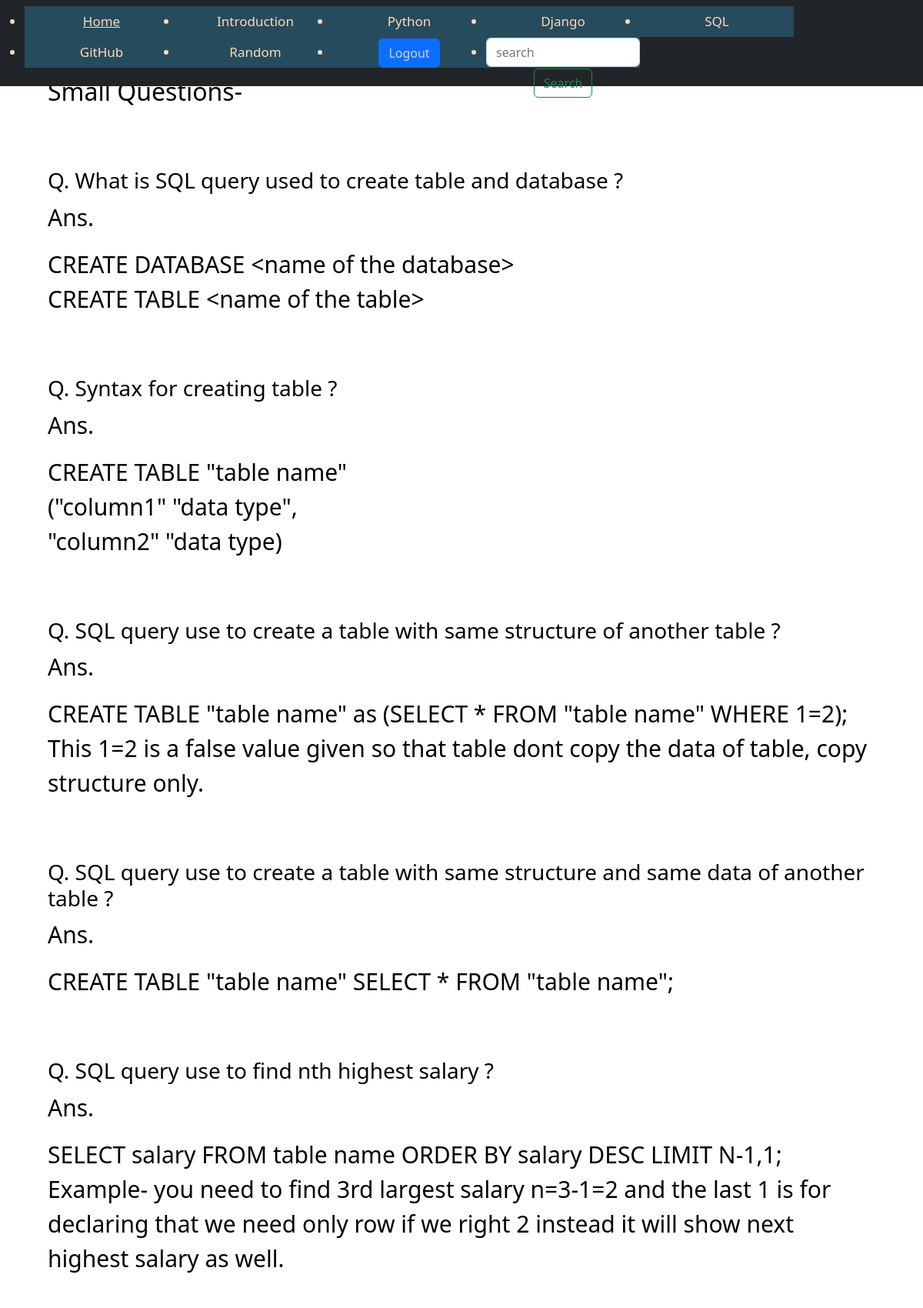
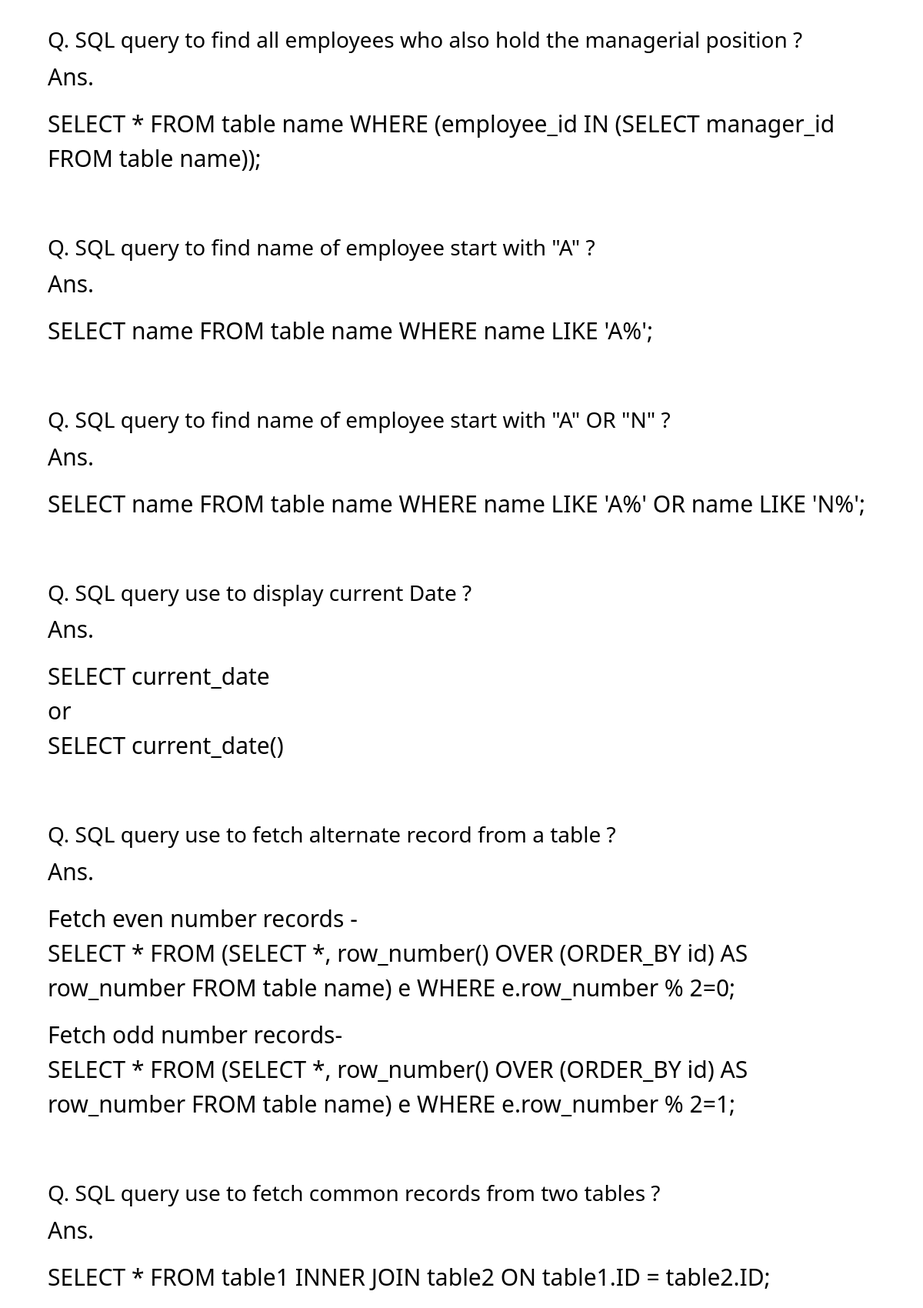
/small_sql_questions/ (upper part), run on the app's committed database (2 pictures, top to bottom).
### main/models.py (models this page shows)
class SQLquestions(models.Model):
    interview_question_type = models.ForeignKey(InterviewQuestionType, on_delete=models.CASCADE)
    question = models.TextField(max_length=255, blank=True)
    img = models.ImageField(upload_to="productImages", blank=True)
    answer = models.TextField(blank=True)

### main/views.py (the view)
# urls.py: path('small_sql_questions/', small_sql_questions, name="small_sql_questions"),
def small_sql_questions(request):
    questions = SQLquestions.objects.filter(interview_question_type__type__icontains="SQL Small Questions")
    return render(request, 'main/sql_small_questions.html', {"questions": questions})

### main/templates/main/sql_small_questions.html (shortened to what this page needs)
<!doctype html>
<html lang="en">
<head>
</head>
<body>
{% include 'main/nav.html' %}
 <div class="container">
  <div class="right-section">
     <h2 style="margin-bottom: 80px">Small Questions-</h2>
      {% for quest in questions %}
     <h3>{% if quest.question %} Q. {% endif %}  {{ quest.question }} </h3>
     <p> {% if quest.answer %} Ans. {% endif %} <br> {% if quest.img %} <img src="{{ quest.img.url }}" style="width: 900px; height: 600px" alt=""> {% endif %} {{ quest.answer|linebreaks }} <br> </p>
      {% endfor %}
  </div>
</div>
</body>
</html>

### main/templates/main/sql_small_questions.html (style rules this page uses)
.container { display: flex; width: 100%; height: 100%; }
.right-section { font-size: 30px; padding-left: 20px; padding-right: 20px; padding-top: 100px; color: black; }

### data on the page
SQLquestions: shows "Q.", question "What is SQL query used to create table and database ?", shows "Ans.", answer "CREATE DATABASE <name of the database> CREATE TABLE <name of the table>"
SQLquestions: shows "Q.", question "Syntax for creating table ?", shows "Ans.", answer "CREATE TABLE \"table name\" (\"column1\" \"data type\", \"column2\" \"data type)"
SQLquestions: shows "Q.", question "SQL query use to create a table with same structure of another table ?", shows "Ans.", answer "CREATE TABLE \"table name\" as (SELECT * FROM \"table name\" WHERE 1=2); This 1=2 is a false value given so that table dont copy the data of table, copy structure only."
SQLquestions: shows "Q.", question "SQL query use to create a table with same structure and same data of another table ?", shows "Ans.", answer "CREATE TABLE \"table name\" SELECT * FROM \"table name\";"
SQLquestions: shows "Q.", question "SQL query use to find nth highest salary ?", shows "Ans.", answer "SELECT salary FROM table name ORDER BY salary DESC LIMIT N-1,1; Example- you need to find 3rd largest salary n=3-1=2 and the last 1 is for declaring that we need only row if we right 2 instead it will show next highest salary as well."
SQLquestions: shows "Q.", question "SQL query to find all employees who also hold the managerial position ?", shows "Ans.", answer "SELECT * FROM table name WHERE (employee_id IN (SELECT manager_id FROM table name));"
SQLquestions: shows "Q.", question "SQL query to find name of employee start with \"A\" ?", shows "Ans.", answer "SELECT name FROM table name WHERE name LIKE 'A%';"
SQLquestions: shows "Q.", question "SQL query to find name of employee start with \"A\" OR \"N\" ?", shows "Ans.", answer "SELECT name FROM table name WHERE name LIKE 'A%' OR name LIKE 'N%';"
SQLquestions: shows "Q.", question "SQL query use to display current Date ?", shows "Ans.", answer "SELECT current_date or SELECT current_date()"
SQLquestions: shows "Q.", question "SQL query use to fetch alternate record from a table ?", shows "Ans.", answer "Fetch even number records - SELECT * FROM (SELECT *, row_number() OVER (ORDER_BY id) AS row_number FROM table name) e WHERE e.row_number % 2=0; Fetch odd number records- SELECT * FROM (SELECT *, row_number() OVER (ORDER_BY id) AS row_number FROM table name) e WHERE e.row_number % 2=1;"
SQLquestions: shows "Q.", question "SQL query use to fetch common records from two tables ?", shows "Ans.", answer "SELECT * FROM table1 INNER JOIN table2 ON table1.ID = table2.ID;"
